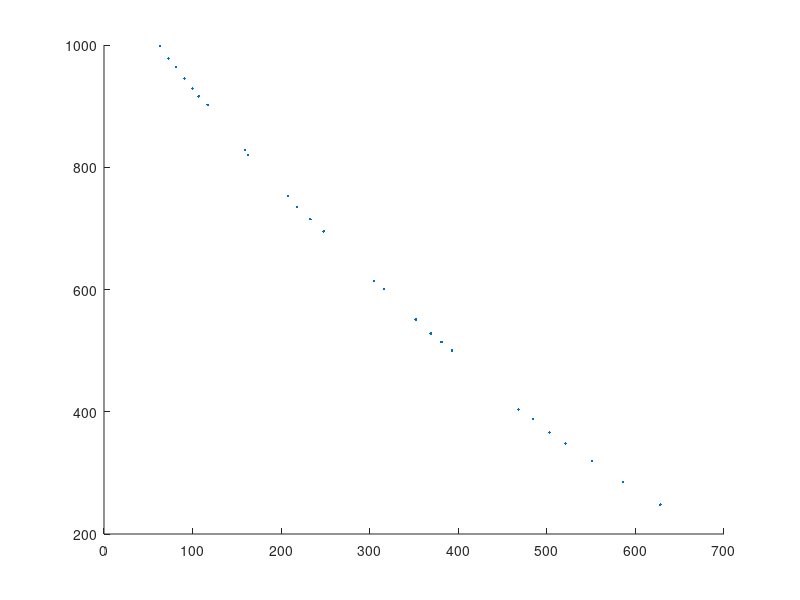
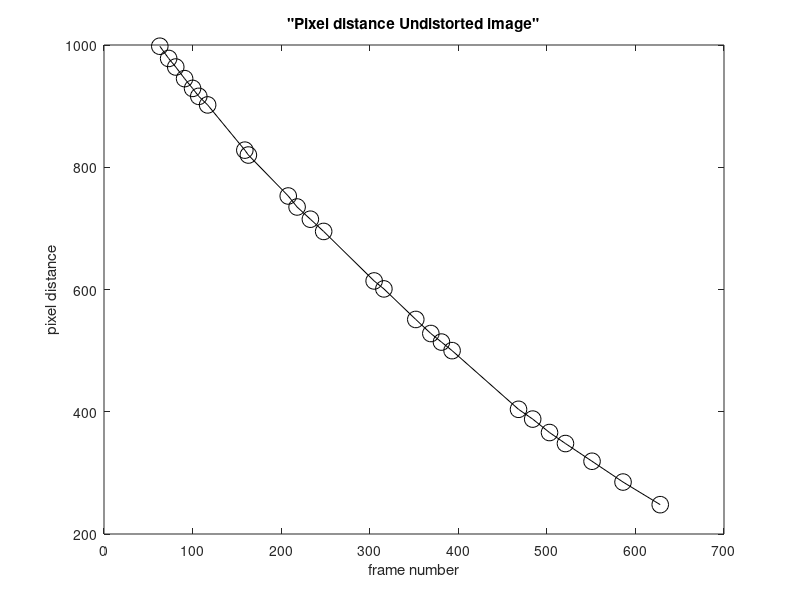
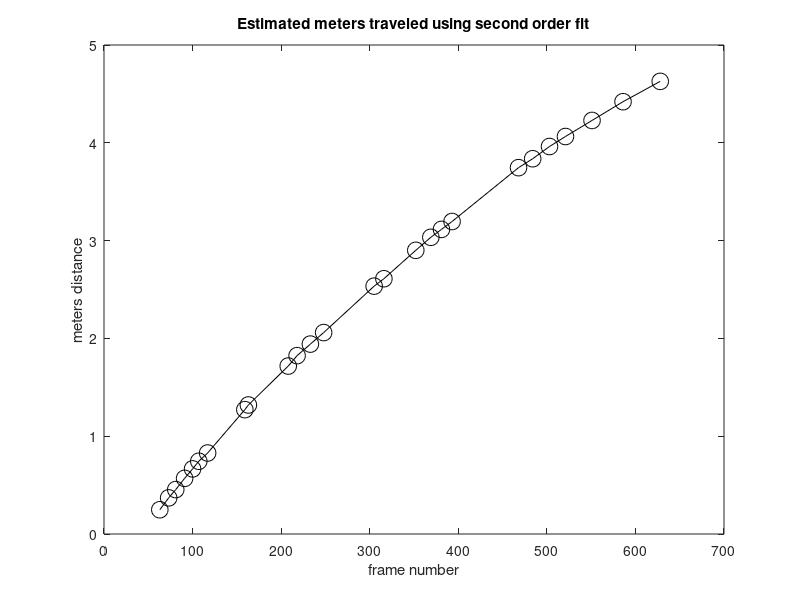
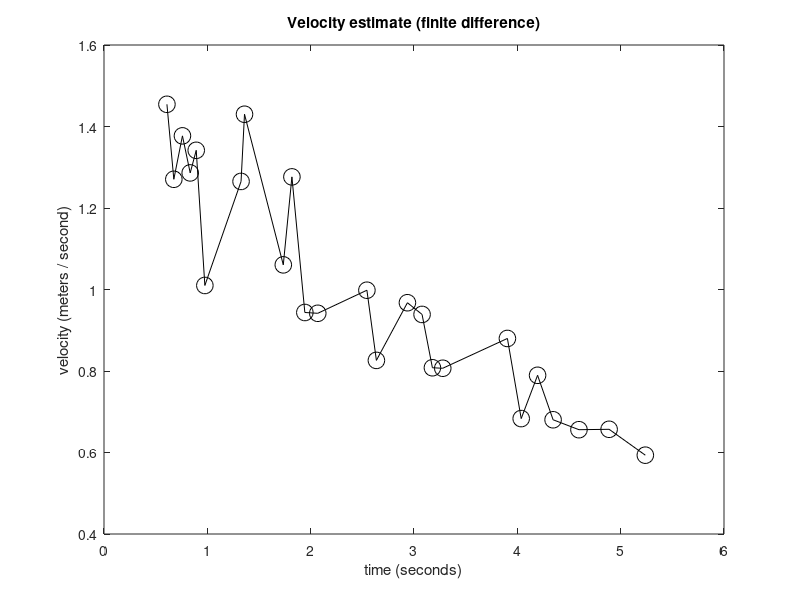

Write the MATLAB code that produced these figures, in order. (Note: this script raises an error after producing the figures.)
load 001/data.mat


FIRST_LIGHT_ON_FRAME = 33;
if ~(isempty(FIRST_LIGHT_ON_FRAME))
  if ~exist('ALREADY_SHIFTED')
  data(:,1) = data(:,1) - FIRST_LIGHT_ON_FRAME;
  ALREADY_SHIFTED = 1;
  end
end

 
figure
hold on
plot(data(:,1),data(:,2),'.')

% Column 1 is frames, starting from 0
% Column 2 is distance traveled in pixels (x)

% Second order polynomial coefficients, from
% Hero3Calibration/CalibrationScript
p2 = -3.09990751956170e-07;      % Second order coefficient
p1 = -0.00545387283240715;  % First
p0 = 5.99977871157130;      % Constant

data(:,3) = zeros(length(data(:,2)),1);

for i = 1:length(data(:,2))
  
  x = data(i,2);
  data(i,3) = p2*x^2 + p1*x + p0;
  
end




% Plot straight fit from "undistorted image"

figure
plot(data(:,1),data(:,2),'-ko','MarkerSize', 12);
title('"Pixel distance Undistorted image"')
xlabel('frame number') % x-axis label
ylabel('pixel distance') % y-axis label


% Plot mapping to meters using second order fit

figure
plot(data(:,1),data(:,3),'-ko','MarkerSize', 12);
title('Estimated meters traveled using second order fit')
xlabel('frame number') % x-axis label
ylabel('meters distance') % y-axis label


% Add time column
data(:,4) = zeros(length(data(:,2)),1);
for i = 1:length(data(:,2))
  
  x = data(i,1);
  data(i,4) = x / 119.88; %119.88 frames per second
  
end


% Estimate velocity
data(:,5) = zeros(length(data(:,2)),1);
for i = 2:length(data(:,2))
  
  meters = data(i,3) - data(i-1,3);
  time = data(i,4) - data(i-1,4);
  data(i,5) = meters / time; %119.88 frames per second
  
end

% Plot velocity as function of time

figure
plot(data(2:end,4),data(2:end,5),'-ko','MarkerSize', 12);
title('Velocity estimate (finite difference)')
xlabel('time (seconds)') % x-axis label
ylabel('velocity (meters / second)') % y-axis label



save 001/data.mat



